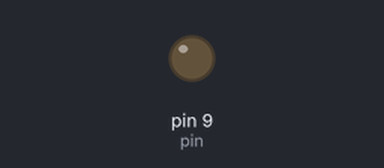
A sketch run on a simulated Arduino Uno, built with avr-gcc and run on an emulated ATmega328P. On the bench: output pins drawn as LEDs (lit = HIGH).

Above: at 0.7 s.
At 3.8 s:
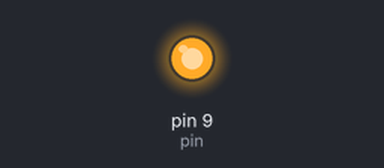
Timing chart, 0 to 6.2 s (numbered marks = the images above):
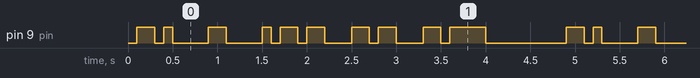

Measured:
- by itself, pin 9 (pin): repeats every 4.8 s: LOW 0.10 s, HIGH 0.10 s, LOW 0.40 s, HIGH 0.20 s, LOW 0.40 s, HIGH 0.10 s, 2 × (LOW 0.10 s, HIGH 0.20 s), LOW 0.30 s, HIGH 0.20 s, LOW 0.10 s, HIGH 0.20 s, LOW 0.30 s, HIGH 0.20 s, LOW 0.10 s, HIGH 0.40 s, LOW 0.90 s, HIGH 0.20 s
- by itself, everything shown: repeats every 4.8 s, in 20 steps

The sketch:

sketch_aug21a.ino
```cpp
int pin = 9;
int de = 100;
char wort[] = "hallo";
int *p;


void setup() {
  pinMode(pin, OUTPUT);
  Serial.begin(9600);
}


int* toBinaer(char chr) {
  static int bArr[sizeof(wort)/ sizeof(wort[0])];
  for(int y = 0; y < 8; y++) {
    bArr[y] = !!((chr << y) & 0x80);
  }

  return bArr;

}

void loop() {
  for(int i = 0; i < sizeof(wort)/sizeof(wort[0]); i++) {
    int *p = toBinaer(wort[i]);
    for(int x = 0; x < 8; x++) {
      *(p + x) ? digitalWrite(pin, HIGH) : digitalWrite(pin, LOW);
      delay(de);
    }
  }
}
```
